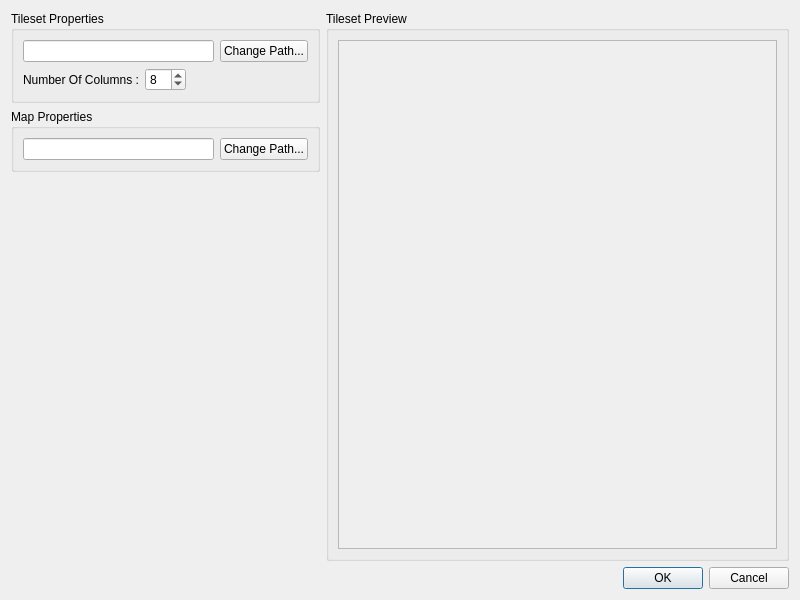
<?xml version="1.0" encoding="UTF-8"?>
<ui version="4.0">
 <class>ExportTilesetAndMapDialog</class>
 <widget class="QDialog" name="ExportTilesetAndMapDialog">
  <property name="geometry">
   <rect>
    <x>0</x>
    <y>0</y>
    <width>800</width>
    <height>600</height>
   </rect>
  </property>
  <property name="windowTitle">
   <string>Export Tileset And Map</string>
  </property>
  <layout class="QVBoxLayout" name="verticalLayout_3">
   <item>
    <layout class="QHBoxLayout" name="horizontalLayout_4" stretch="2,3">
     <item>
      <layout class="QVBoxLayout" name="verticalLayout_2">
       <item>
        <widget class="QGroupBox" name="tilesetGroupBox">
         <property name="title">
          <string>Tileset Properties</string>
         </property>
         <layout class="QVBoxLayout" name="verticalLayout_4">
          <item>
           <layout class="QHBoxLayout" name="horizontalLayout">
            <item>
             <widget class="QLineEdit" name="tilesetPathLineEdit">
              <property name="readOnly">
               <bool>true</bool>
              </property>
             </widget>
            </item>
            <item>
             <widget class="QPushButton" name="tilesetPathPushButton">
              <property name="text">
               <string>Change Path...</string>
              </property>
             </widget>
            </item>
           </layout>
          </item>
          <item>
           <layout class="QHBoxLayout" name="horizontalLayout_5">
            <item>
             <layout class="QFormLayout" name="formLayout">
              <item row="0" column="0">
               <widget class="QLabel" name="numberOfColumnsLabel">
                <property name="text">
                 <string>Number Of Columns :</string>
                </property>
               </widget>
              </item>
              <item row="0" column="1">
               <widget class="QSpinBox" name="numberOfColumnsSpinBox">
                <property name="minimum">
                 <number>1</number>
                </property>
                <property name="maximum">
                 <number>16</number>
                </property>
                <property name="value">
                 <number>8</number>
                </property>
               </widget>
              </item>
             </layout>
            </item>
            <item>
             <spacer name="horizontalSpacer">
              <property name="orientation">
               <enum>Qt::Orientation::Horizontal</enum>
              </property>
              <property name="sizeHint" stdset="0">
               <size>
                <width>40</width>
                <height>20</height>
               </size>
              </property>
             </spacer>
            </item>
           </layout>
          </item>
         </layout>
        </widget>
       </item>
       <item>
        <widget class="QGroupBox" name="mapGroupBox">
         <property name="title">
          <string>Map Properties</string>
         </property>
         <layout class="QHBoxLayout" name="horizontalLayout_2">
          <item>
           <widget class="QLineEdit" name="mapPathLineEdit">
            <property name="readOnly">
             <bool>true</bool>
            </property>
           </widget>
          </item>
          <item>
           <widget class="QPushButton" name="mapPathPushButton">
            <property name="text">
             <string>Change Path...</string>
            </property>
           </widget>
          </item>
         </layout>
        </widget>
       </item>
       <item>
        <spacer name="verticalSpacer">
         <property name="orientation">
          <enum>Qt::Orientation::Vertical</enum>
         </property>
         <property name="sizeHint" stdset="0">
          <size>
           <width>20</width>
           <height>40</height>
          </size>
         </property>
        </spacer>
       </item>
      </layout>
     </item>
     <item>
      <widget class="QGroupBox" name="tilesetPreviewGroupBox">
       <property name="title">
        <string>Tileset Preview</string>
       </property>
       <layout class="QVBoxLayout" name="verticalLayout">
        <item>
         <widget class="QScrollArea" name="scrollArea">
          <property name="widgetResizable">
           <bool>true</bool>
          </property>
          <property name="alignment">
           <set>Qt::AlignmentFlag::AlignLeading|Qt::AlignmentFlag::AlignLeft|Qt::AlignmentFlag::AlignTop</set>
          </property>
          <widget class="QWidget" name="scrollAreaWidgetContents">
           <property name="geometry">
            <rect>
             <x>0</x>
             <y>0</y>
             <width>438</width>
             <height>501</height>
            </rect>
           </property>
           <layout class="QHBoxLayout" name="horizontalLayout_3">
            <item>
             <widget class="QLabel" name="tilesetPreviewLabel">
              <property name="text">
               <string/>
              </property>
              <property name="alignment">
               <set>Qt::AlignmentFlag::AlignLeading|Qt::AlignmentFlag::AlignLeft|Qt::AlignmentFlag::AlignTop</set>
              </property>
             </widget>
            </item>
           </layout>
          </widget>
         </widget>
        </item>
       </layout>
      </widget>
     </item>
    </layout>
   </item>
   <item>
    <widget class="QDialogButtonBox" name="buttonBox">
     <property name="orientation">
      <enum>Qt::Orientation::Horizontal</enum>
     </property>
     <property name="standardButtons">
      <set>QDialogButtonBox::StandardButton::Cancel|QDialogButtonBox::StandardButton::Ok</set>
     </property>
    </widget>
   </item>
  </layout>
 </widget>
 <resources/>
 <connections>
  <connection>
   <sender>buttonBox</sender>
   <signal>accepted()</signal>
   <receiver>ExportTilesetAndMapDialog</receiver>
   <slot>onAccept()</slot>
   <hints>
    <hint type="sourcelabel">
     <x>257</x>
     <y>470</y>
    </hint>
    <hint type="destinationlabel">
     <x>157</x>
     <y>274</y>
    </hint>
   </hints>
  </connection>
  <connection>
   <sender>buttonBox</sender>
   <signal>rejected()</signal>
   <receiver>ExportTilesetAndMapDialog</receiver>
   <slot>reject()</slot>
   <hints>
    <hint type="sourcelabel">
     <x>325</x>
     <y>470</y>
    </hint>
    <hint type="destinationlabel">
     <x>286</x>
     <y>274</y>
    </hint>
   </hints>
  </connection>
  <connection>
   <sender>numberOfColumnsSpinBox</sender>
   <signal>valueChanged(int)</signal>
   <receiver>ExportTilesetAndMapDialog</receiver>
   <slot>redrawTileset()</slot>
   <hints>
    <hint type="sourcelabel">
     <x>185</x>
     <y>92</y>
    </hint>
    <hint type="destinationlabel">
     <x>3</x>
     <y>92</y>
    </hint>
   </hints>
  </connection>
 </connections>
 <slots>
  <slot>onAccept()</slot>
  <slot>redrawTileset()</slot>
 </slots>
</ui>
